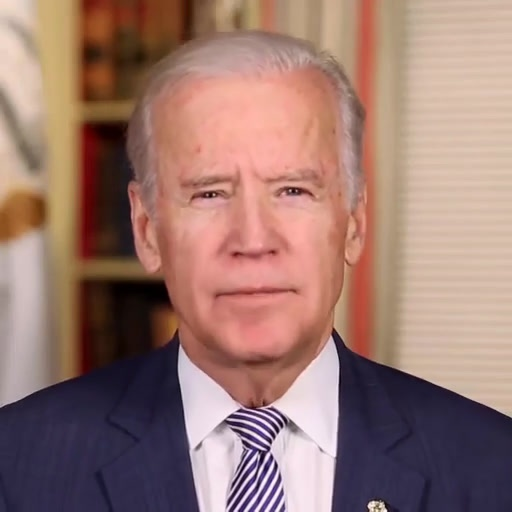
#> input picture examples/1.jpg, 512 x 512 px
$ python trans.py
#> lines starting #> are read from the running program, lines starting #| are printed output that depends on the picture
#> in main, src_img is the input picture: PIL image 512x512 RGB; mean R, G, B 155.1, 120.8, 112.9
import numpy as np
import cv2
from PIL import Image


def transform_image_to_quad(src_img, quad):
    src_img = np.array(src_img)
    h, w = src_img.shape[:2]
#> h = 512; w = 512
    src_pts = np.array([(0, 0), (w, 0), (w, h), (0, h)], dtype=np.float32)
#> src_pts = [[0, 0], [512, 0], [512, 512], [0, 512]]
    dst_pts = np.array(quad, dtype=np.float32)
    H = cv2.getPerspectiveTransform(src_pts, dst_pts)
    output_img = cv2.warpPerspective(src_img, H, (w, h), flags=cv2.INTER_CUBIC)
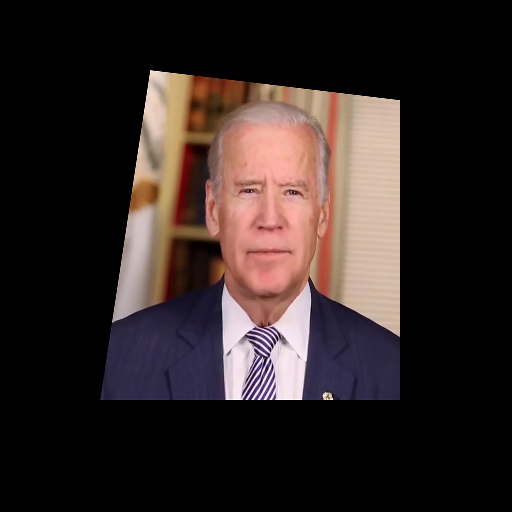
#> output_img: shape (512, 512, 3); mean R, G, B 49.2, 38.4, 36.6
    return output_img


def get_mask(src_img: np.ndarray, quad):
    h, w = src_img.shape[:2]
    mask = np.zeros((h, w), dtype=np.uint8)
    quad_int = np.int32(quad)
    cv2.fillPoly(mask, [quad_int], 255, lineType=cv2.LINE_AA)  # 使用抗锯齿
    return mask


def save_image_with_alpha(img, output_path):
#> (the run stopped early here; a loop or call above may not have finished)

$ run again, with examples/2.jpg copied over examples/1.jpg
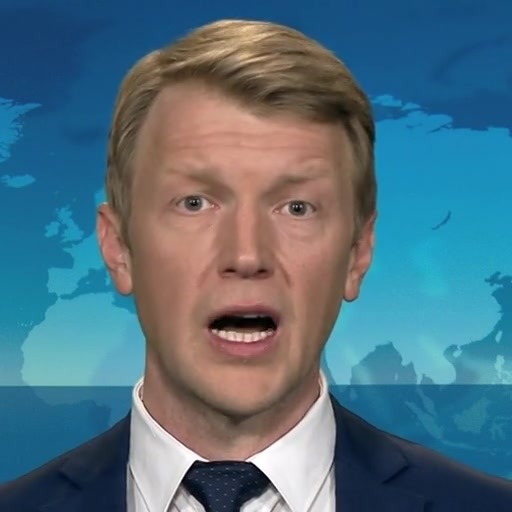
#> input picture examples/2.jpg, 512 x 512 px
#> in main, src_img is the input picture: PIL image 512x512 RGB; mean R, G, B 81.5, 112.2, 127.4
#> in transform_image_to_quad, `output_img = cv2.warpPerspective(src_img, H, (w, h), flags=cv2.INTER_C..`:
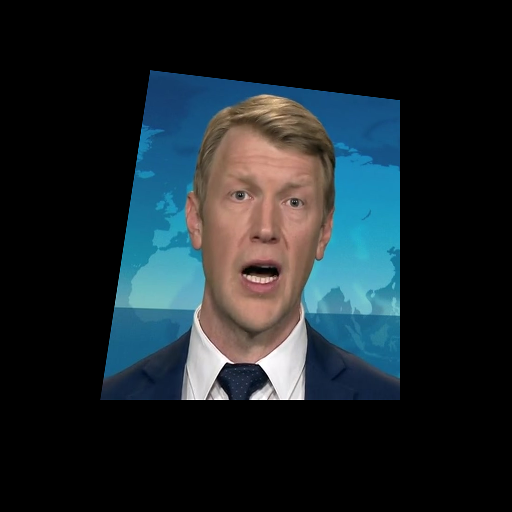
#> output_img: shape (512, 512, 3); mean R, G, B 27.6, 37.3, 42.1
